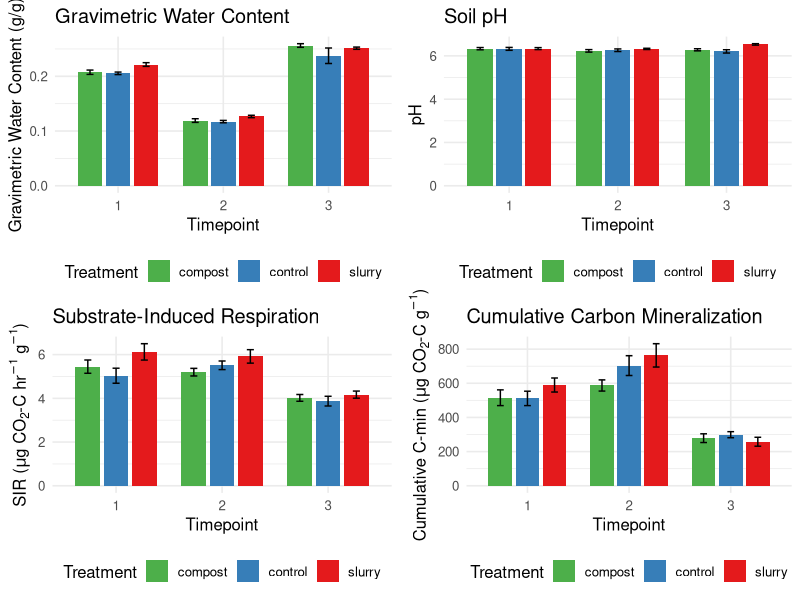
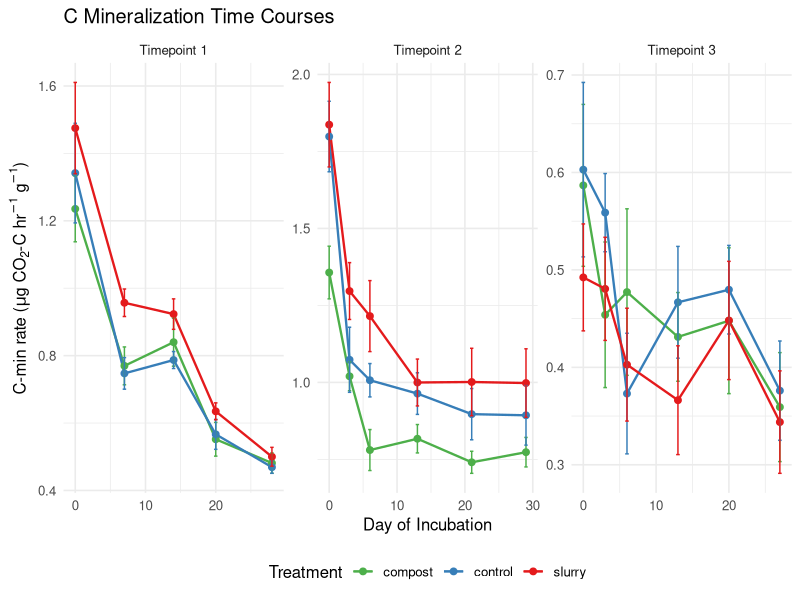
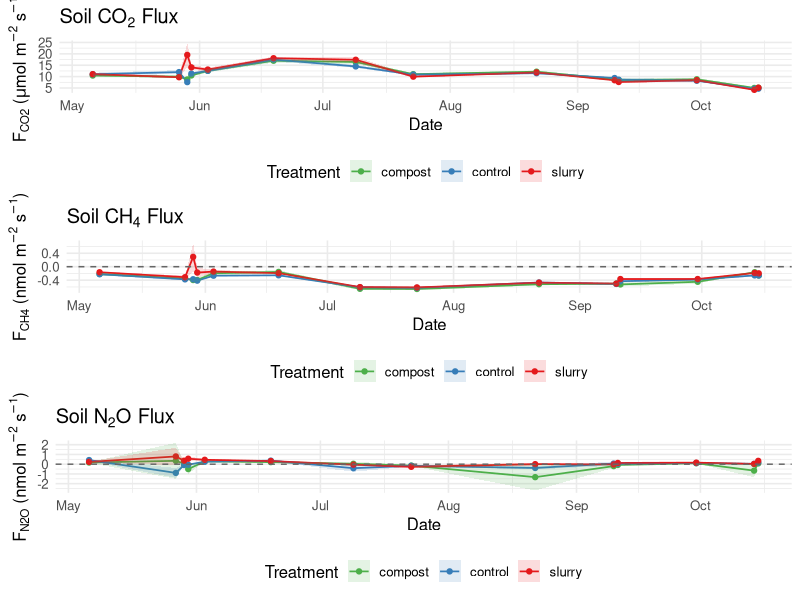
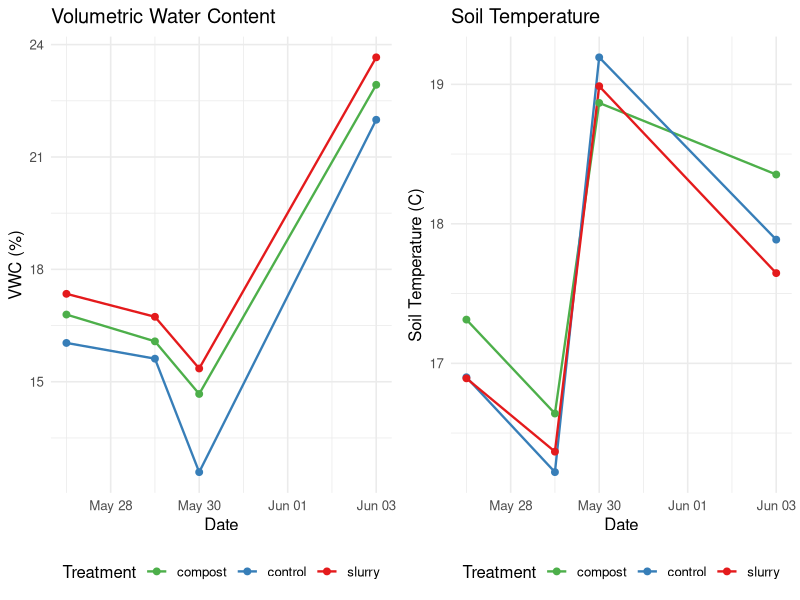

R code for these plots, in order:
# 20_visualizations.R
# Summary visualizations for Churchtown Dairy data
# Output: output/figures/summary_*.png

library(dplyr)
library(tidyr)
library(ggplot2)
library(lubridate)

dir.create("output/figures", showWarnings = FALSE, recursive = TRUE)

# Treatment color palette
treat_colors <- c("control" = "#377eb8", "compost" = "#4daf4a", "slurry" = "#e41a1c")

# =============================================================================
# 1. Lab assays: GWC, pH, SIR, C-min by treatment × timepoint
# =============================================================================

gwc <- read.csv("data/processed/gwc.csv")
ph  <- read.csv("data/processed/ph.csv")
sir <- read.csv("data/processed/sir.csv")
cmin_cum <- read.csv("data/processed/cmin_cumulative.csv")
cmin_tr  <- read.csv("data/processed/cmin_timeresolved.csv")

# Panel A: GWC
gwc_summary <- gwc %>%
  group_by(treatment, timepoint) %>%
  summarize(mean = mean(gwc, na.rm = TRUE),
            se = sd(gwc, na.rm = TRUE) / sqrt(n()),
            .groups = "drop")

p_gwc <- ggplot(gwc_summary, aes(x = factor(timepoint), y = mean, fill = treatment)) +
  geom_col(position = position_dodge(0.8), width = 0.7) +
  geom_errorbar(aes(ymin = mean - se, ymax = mean + se),
                position = position_dodge(0.8), width = 0.2) +
  scale_fill_manual(values = treat_colors) +
  labs(x = "Timepoint", y = "Gravimetric Water Content (g/g)", fill = "Treatment",
       title = "Gravimetric Water Content") +
  theme_minimal(base_size = 12) +
  theme(legend.position = "bottom")

# Panel B: pH
ph_summary <- ph %>%
  group_by(treatment, timepoint) %>%
  summarize(mean = mean(ph, na.rm = TRUE),
            se = sd(ph, na.rm = TRUE) / sqrt(n()),
            .groups = "drop")

p_ph <- ggplot(ph_summary, aes(x = factor(timepoint), y = mean, fill = treatment)) +
  geom_col(position = position_dodge(0.8), width = 0.7) +
  geom_errorbar(aes(ymin = mean - se, ymax = mean + se),
                position = position_dodge(0.8), width = 0.2) +
  scale_fill_manual(values = treat_colors) +
  labs(x = "Timepoint", y = "pH", fill = "Treatment",
       title = "Soil pH") +
  theme_minimal(base_size = 12) +
  theme(legend.position = "bottom")

# Panel C: SIR
sir_summary <- sir %>%
  filter(is.na(flag)) %>%
  group_by(treatment, timepoint, method) %>%
  summarize(mean = mean(sir_ug_co2c_hr_g, na.rm = TRUE),
            se = sd(sir_ug_co2c_hr_g, na.rm = TRUE) / sqrt(n()),
            .groups = "drop")

p_sir <- ggplot(sir_summary, aes(x = factor(timepoint), y = mean, fill = treatment)) +
  geom_col(position = position_dodge(0.8), width = 0.7) +
  geom_errorbar(aes(ymin = mean - se, ymax = mean + se),
                position = position_dodge(0.8), width = 0.2) +
  scale_fill_manual(values = treat_colors) +
  labs(x = "Timepoint", y = expression(paste("SIR (", mu, "g CO"[2], "-C hr"^{-1}, " g"^{-1}, ")")),
       fill = "Treatment", title = "Substrate-Induced Respiration") +
  theme_minimal(base_size = 12) +
  theme(legend.position = "bottom")

# Panel D: Cumulative C mineralization
cmin_summary <- cmin_cum %>%
  group_by(treatment, timepoint, method) %>%
  summarize(mean = mean(cumulative_ug_co2c_g, na.rm = TRUE),
            se = sd(cumulative_ug_co2c_g, na.rm = TRUE) / sqrt(n()),
            .groups = "drop")

p_cmin <- ggplot(cmin_summary, aes(x = factor(timepoint), y = mean, fill = treatment)) +
  geom_col(position = position_dodge(0.8), width = 0.7) +
  geom_errorbar(aes(ymin = mean - se, ymax = mean + se),
                position = position_dodge(0.8), width = 0.2) +
  scale_fill_manual(values = treat_colors) +
  labs(x = "Timepoint", y = expression(paste("Cumulative C-min (", mu, "g CO"[2], "-C g"^{-1}, ")")),
       fill = "Treatment", title = "Cumulative Carbon Mineralization") +
  theme_minimal(base_size = 12) +
  theme(legend.position = "bottom")

# Save 4-panel lab assays figure
png("output/figures/summary_lab_assays.png", width = 10, height = 8, units = "in", res = 150)
gridExtra::grid.arrange(p_gwc, p_ph, p_sir, p_cmin, ncol = 2)
dev.off()
cat("Saved output/figures/summary_lab_assays.png\n")


# =============================================================================
# 2. C-min time courses by treatment for each incubation
# =============================================================================

cmin_tc <- cmin_tr %>%
  filter(!is.na(cmin_rate_ug_co2c_hr_g), is.na(flag)) %>%
  group_by(treatment, timepoint, day) %>%
  summarize(mean = mean(cmin_rate_ug_co2c_hr_g, na.rm = TRUE),
            se = sd(cmin_rate_ug_co2c_hr_g, na.rm = TRUE) / sqrt(n()),
            .groups = "drop")

p_tc <- ggplot(cmin_tc, aes(x = day, y = mean, color = treatment, group = treatment)) +
  geom_line(linewidth = 0.8) +
  geom_point(size = 2) +
  geom_errorbar(aes(ymin = mean - se, ymax = mean + se), width = 0.5) +
  facet_wrap(~ paste("Timepoint", timepoint), scales = "free") +
  scale_color_manual(values = treat_colors) +
  labs(x = "Day of Incubation", y = expression(paste("C-min rate (", mu, "g CO"[2], "-C hr"^{-1}, " g"^{-1}, ")")),
       color = "Treatment", title = "C Mineralization Time Courses") +
  theme_minimal(base_size = 12) +
  theme(legend.position = "bottom")

ggsave("output/figures/summary_cmin_timecourse.png", p_tc, width = 12, height = 5, dpi = 150)
cat("Saved output/figures/summary_cmin_timecourse.png\n")


# =============================================================================
# 3. Field CO2 flux time series by treatment
# =============================================================================

flux <- read.csv("data/processed/flux_estimates.csv") %>%
  mutate(date = as.Date(date))

flux_summary <- flux %>%
  group_by(treatment, date) %>%
  summarize(mean_co2 = mean(FCO2_DRY, na.rm = TRUE),
            se_co2 = sd(FCO2_DRY, na.rm = TRUE) / sqrt(n()),
            mean_ch4 = mean(FCH4_DRY, na.rm = TRUE),
            se_ch4 = sd(FCH4_DRY, na.rm = TRUE) / sqrt(n()),
            mean_n2o = mean(FN2O, na.rm = TRUE),
            se_n2o = sd(FN2O, na.rm = TRUE) / sqrt(n()),
            .groups = "drop")

p_co2 <- ggplot(flux_summary, aes(x = date, y = mean_co2, color = treatment)) +
  geom_line(linewidth = 0.6) +
  geom_point(size = 1.5) +
  geom_ribbon(aes(ymin = mean_co2 - se_co2, ymax = mean_co2 + se_co2, fill = treatment),
              alpha = 0.15, color = NA) +
  scale_color_manual(values = treat_colors) +
  scale_fill_manual(values = treat_colors) +
  labs(x = "Date", y = expression(paste("F"[CO2], " (", mu, "mol m"^{-2}, " s"^{-1}, ")")),
       color = "Treatment", fill = "Treatment",
       title = expression(paste("Soil CO"[2], " Flux"))) +
  theme_minimal(base_size = 12) +
  theme(legend.position = "bottom")

p_ch4 <- ggplot(flux_summary, aes(x = date, y = mean_ch4, color = treatment)) +
  geom_line(linewidth = 0.6) +
  geom_point(size = 1.5) +
  geom_ribbon(aes(ymin = mean_ch4 - se_ch4, ymax = mean_ch4 + se_ch4, fill = treatment),
              alpha = 0.15, color = NA) +
  scale_color_manual(values = treat_colors) +
  scale_fill_manual(values = treat_colors) +
  geom_hline(yintercept = 0, linetype = "dashed", color = "gray40") +
  labs(x = "Date", y = expression(paste("F"[CH4], " (nmol m"^{-2}, " s"^{-1}, ")")),
       color = "Treatment", fill = "Treatment",
       title = expression(paste("Soil CH"[4], " Flux"))) +
  theme_minimal(base_size = 12) +
  theme(legend.position = "bottom")

p_n2o <- ggplot(flux_summary, aes(x = date, y = mean_n2o, color = treatment)) +
  geom_line(linewidth = 0.6) +
  geom_point(size = 1.5) +
  geom_ribbon(aes(ymin = mean_n2o - se_n2o, ymax = mean_n2o + se_n2o, fill = treatment),
              alpha = 0.15, color = NA) +
  scale_color_manual(values = treat_colors) +
  scale_fill_manual(values = treat_colors) +
  geom_hline(yintercept = 0, linetype = "dashed", color = "gray40") +
  labs(x = "Date", y = expression(paste("F"[N2O], " (nmol m"^{-2}, " s"^{-1}, ")")),
       color = "Treatment", fill = "Treatment",
       title = expression(paste("Soil N"[2], "O Flux"))) +
  theme_minimal(base_size = 12) +
  theme(legend.position = "bottom")

png("output/figures/summary_ghg_fluxes.png", width = 12, height = 10, units = "in", res = 150)
gridExtra::grid.arrange(p_co2, p_ch4, p_n2o, ncol = 1)
dev.off()
cat("Saved output/figures/summary_ghg_fluxes.png\n")


# =============================================================================
# 4. Field metadata: VWC and soil temp over time
# =============================================================================

meta <- read.csv("data/processed/field_metadata.csv") %>%
  mutate(date = as.Date(date))

meta_summary <- meta %>%
  group_by(treatment, date) %>%
  summarize(mean_vwc = mean(mean_vwc, na.rm = TRUE),
            se_vwc = sd(mean_vwc, na.rm = TRUE) / sqrt(n()),
            mean_temp = mean(soil_temp_c, na.rm = TRUE),
            se_temp = sd(soil_temp_c, na.rm = TRUE) / sqrt(n()),
            .groups = "drop")

p_vwc <- ggplot(meta_summary, aes(x = date, y = mean_vwc, color = treatment)) +
  geom_line(linewidth = 0.8) +
  geom_point(size = 2) +
  scale_color_manual(values = treat_colors) +
  labs(x = "Date", y = "VWC (%)", color = "Treatment",
       title = "Volumetric Water Content") +
  theme_minimal(base_size = 12) +
  theme(legend.position = "bottom")

p_temp <- ggplot(meta_summary, aes(x = date, y = mean_temp, color = treatment)) +
  geom_line(linewidth = 0.8) +
  geom_point(size = 2) +
  scale_color_manual(values = treat_colors) +
  labs(x = "Date", y = "Soil Temperature (C)", color = "Treatment",
       title = "Soil Temperature") +
  theme_minimal(base_size = 12) +
  theme(legend.position = "bottom")

png("output/figures/summary_field_conditions.png", width = 10, height = 6, units = "in", res = 150)
gridExtra::grid.arrange(p_vwc, p_temp, ncol = 2)
dev.off()
cat("Saved output/figures/summary_field_conditions.png\n")


# =============================================================================
# 5. Print summary statistics
# =============================================================================
cat("\n=== SUMMARY STATISTICS ===\n\n")

cat("--- GWC ---\n")
gwc %>%
  group_by(treatment, timepoint) %>%
  summarize(n = n(), mean = round(mean(gwc, na.rm=TRUE), 3),
            sd = round(sd(gwc, na.rm=TRUE), 3), .groups = "drop") %>%
  print()

cat("\n--- pH ---\n")
ph %>%
  group_by(treatment, timepoint) %>%
  summarize(n = n(), mean = round(mean(ph, na.rm=TRUE), 2),
            sd = round(sd(ph, na.rm=TRUE), 2), .groups = "drop") %>%
  print()

cat("\n--- SIR (unflagged only) ---\n")
sir %>%
  filter(is.na(flag)) %>%
  group_by(treatment, timepoint, method) %>%
  summarize(n = n(), mean = round(mean(sir_ug_co2c_hr_g, na.rm=TRUE), 2),
            sd = round(sd(sir_ug_co2c_hr_g, na.rm=TRUE), 2), .groups = "drop") %>%
  print()

cat("\n--- Cumulative C-min ---\n")
cmin_cum %>%
  group_by(treatment, timepoint, method) %>%
  summarize(n = n(), mean = round(mean(cumulative_ug_co2c_g, na.rm=TRUE), 0),
            sd = round(sd(cumulative_ug_co2c_g, na.rm=TRUE), 0), .groups = "drop") %>%
  print()

cat("\n--- CO2 Flux (by treatment, overall) ---\n")
flux %>%
  group_by(treatment) %>%
  summarize(n_obs = n(),
            mean_co2 = round(mean(FCO2_DRY, na.rm=TRUE), 2),
            sd_co2 = round(sd(FCO2_DRY, na.rm=TRUE), 2),
            .groups = "drop") %>%
  print()
